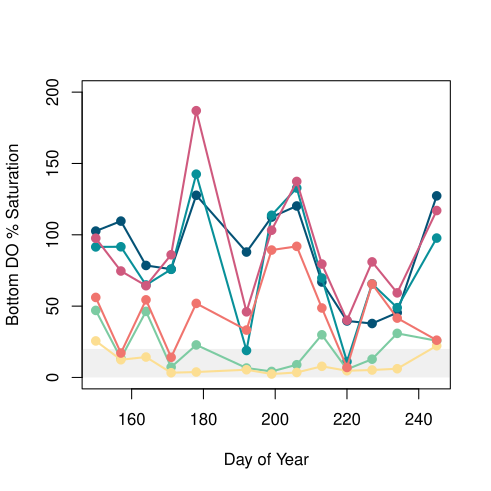

Source code (R):
# Green Valley Bottom DO
library(tidyverse)
#======== SITE COLORS =========#
site1 = "#045275"
site2 = "#089099"
site3 = "#7CCBA2"
site4 = "#FCDE92"
site5 = "#F0746E"
site6 = "#CF597E"

gvl_btm = read.csv("field_profiles_gvl_2019.csv") %>%
  group_by(doy, siteID) %>%
  filter(depth == max(depth)) %>%
  select(doy, siteID, depth, do_sat, temperature) %>%
  ungroup()
gvl_btm = as.data.frame(gvl_btm)

windows(height = 5, width = 5)
plot(gvl_btm[gvl_btm$siteID==1, "doy"],
     gvl_btm[gvl_btm$siteID==1, "do_sat"],
     pch = 19, cex = 1, lwd = 2, col = site1, type = "o",
     ylim = c(0,200), xlab = "Day of Year", ylab = "Bottom DO % Saturation")
polygon(c(140,250,250,140), c(0,0,20,20), border = FALSE, 
        col = rgb(102,102,102, max = 255, alpha = 25))
points(gvl_btm[gvl_btm$siteID==2, "doy"],
     gvl_btm[gvl_btm$siteID==2, "do_sat"],
     pch = 19, cex = 1, lwd = 2, col = site2, type = "o")
points(gvl_btm[gvl_btm$siteID==3, "doy"],
       gvl_btm[gvl_btm$siteID==3, "do_sat"],
       pch = 19, cex = 1, lwd = 2, col = site3, type = "o")
points(gvl_btm[gvl_btm$siteID==4, "doy"],
       gvl_btm[gvl_btm$siteID==4, "do_sat"],
       pch = 19, cex = 1, lwd = 2, col = site4, type = "o")
points(gvl_btm[gvl_btm$siteID==5, "doy"],
       gvl_btm[gvl_btm$siteID==5, "do_sat"],
       pch = 19, cex = 1, lwd = 2, col = site5, type = "o")
points(gvl_btm[gvl_btm$siteID==6, "doy"],
       gvl_btm[gvl_btm$siteID==6, "do_sat"],
       pch = 19, cex = 1, lwd = 2, col = site6, type = "o")
